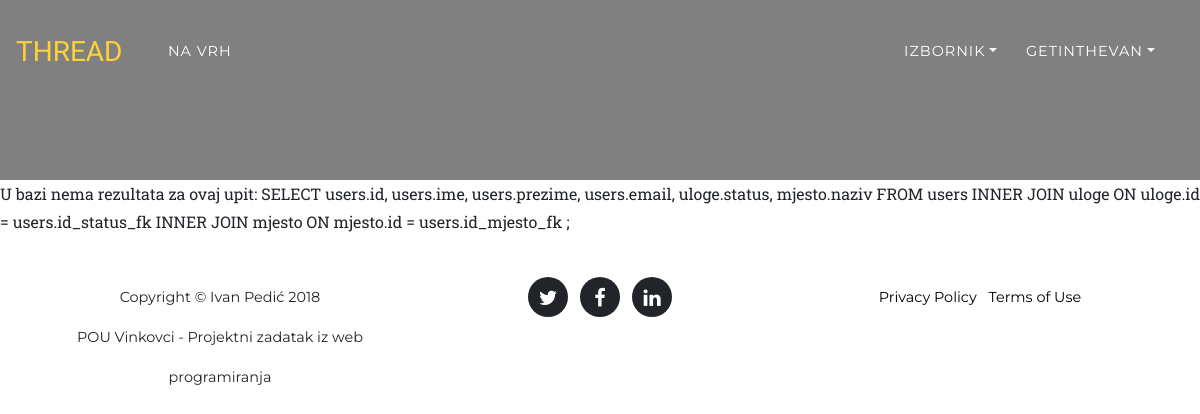
The app's page /php/users.php (signed in), older data.
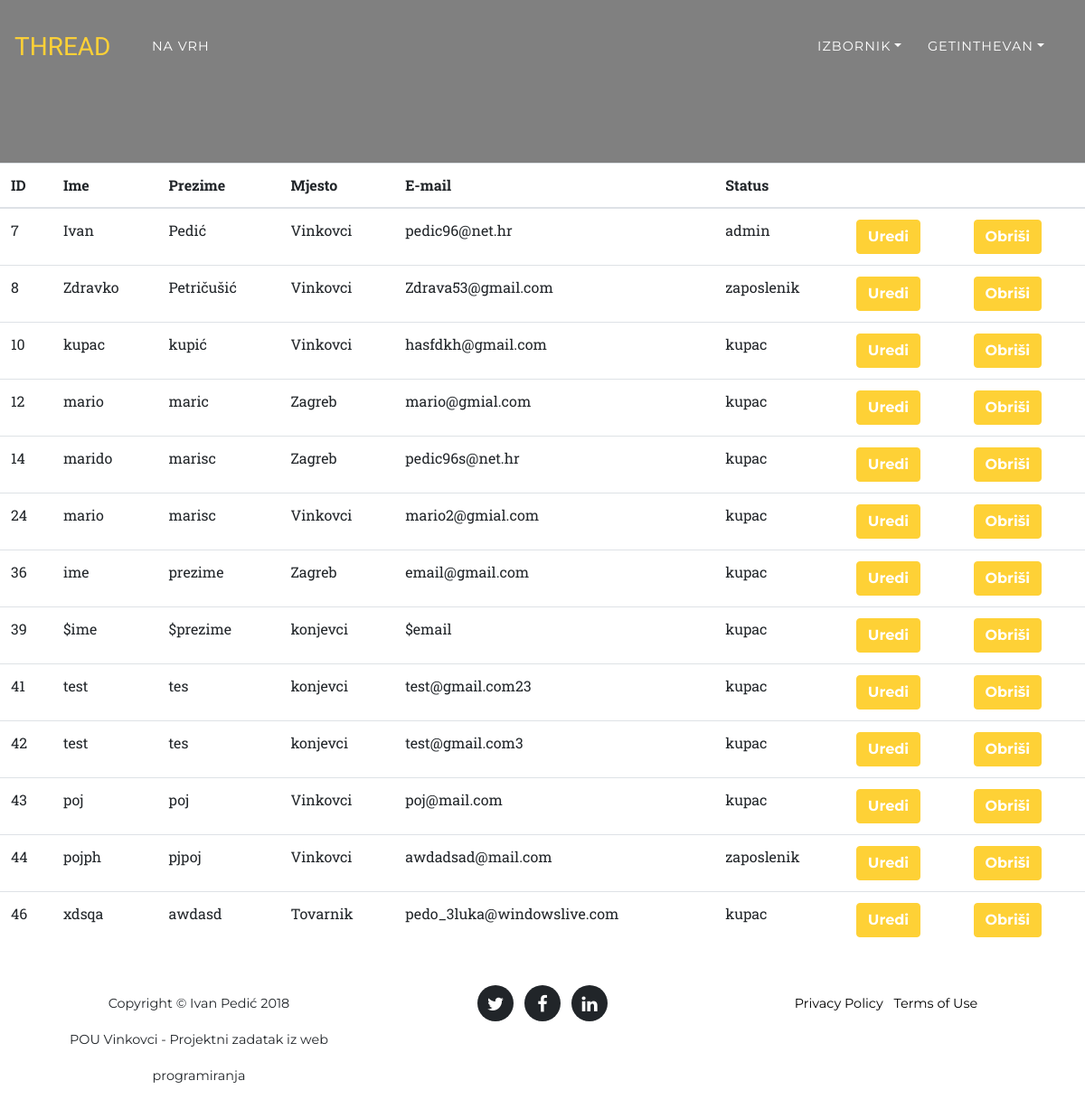
The same page, newer data.
### tables this page shows
CREATE TABLE `users` (
  `id` int(11) NOT NULL,
  `ime` varchar(30) NOT NULL,
  `prezime` varchar(30) NOT NULL,
  `id_mjesto_fk` int(11) NOT NULL,
  `email` varchar(30) NOT NULL,
  `username` varchar(30) NOT NULL,
  `password` varchar(50) NOT NULL,
  `id_status_fk` int(11) NOT NULL
);

CREATE TABLE `mjesto` (
  `id` int(11) NOT NULL,
  `naziv` varchar(30) NOT NULL,
  `pbr` varchar(30) NOT NULL
);

CREATE TABLE `uloge` (
  `id` int(11) NOT NULL,
  `status` varchar(30) NOT NULL
);

### php/users.php (the view, shortened to what this page needs)
<?php
$con = spajanje();
if($_SESSION['uloga'] !== "1"){
	die('<div class="alert" style="background:yellow;">
	<a href="index.php" class="close" data-dismiss="alert" aria-label="close">
	&times;
	</a>
	<strong>Nemate ovlasti za pristup ovoj stranici!</strong>
	</div>');
}
else{
$sql = "SELECT users.id, users.ime, users.prezime, users.email, uloge.status, mjesto.naziv
		FROM users
		INNER JOIN uloge ON uloge.id = users.id_status_fk
		INNER JOIN mjesto ON mjesto.id = users.id_mjesto_fk ;";
$result = mysqli_query($con, $sql);
require_once "includes/header_projekt.php";
if (mysqli_num_rows($result)>0){
	echo '
	<table id = "table" class="table table-hover">
		<thead>
			<tr>
				<th>ID</th>
				<th>Ime</th>
				<th>Prezime</th>
				<th>Mjesto</th>
				<th>E-mail</th>
                <th>Status</th>
				<th></th>
				<th></th>
			</tr>
		</thead>
		<tbody>';
	while($user = mysqli_fetch_assoc($result)){
		echo "
			<tr>
				<td>".$user['id']."</td>
				<td>".$user['ime']."</td>
				<td>".$user['prezime']."</td>
				<td>".$user['naziv']."</td>
				<td>".$user['email']."</td>
				<td>".$user['status']."</td>
				<td>
					<a href='user.php?id=".$user["id"]."'><button class = 'btn btn-primary' value = 'uredi' name='uredi' id='uredi''>Uredi</button></a>
				</td>
				<td>
					<a href='users.php?obrisi=true&id=".$user['id']."' onclick='return confirm(\"Jeste li sigurni da zelite obrisati korisnika?\")'>
                        <button class = 'btn btn-primary' value = 'obrisi' name='obrisi' id='obrisi'>Obriši</button>
                    </a>
				</td>
			</tr>";
	}
	echo "</tbody></table>";
}
else {
	echo "<p>U bazi nema rezultata za ovaj upit: $sql </p>";
}
}
require "includes/footer_projekt.php";
?>

### php/includes/header_projekt.php (shortened to what this page needs)
<!DOCTYPE html>
<html lang="en">
  <head>
    <link href="https://stackpath.bootstrapcdn.com/bootstrap/4.1.3/css/bootstrap.min.css" rel="stylesheet">
    <link href="../bootstrap/vendor/font-awesome/css/font-awesome.min.css" rel="stylesheet" type="text/css">
    <link href="../bootstrap/css/agency.css" rel="stylesheet" type = "text/css">
	<link rel="stylesheet" href="https://cdn.datatables.net/1.10.19/css/jquery.dataTables.min.css">
	  </head>
    <body id="page-top" name = "top">
<?php
if(isset($_SESSION['login']) and $_SESSION['login'] == true){
    if($_SESSION['uloga'] == "3"){
  echo '
<nav class="navbar navbar-expand-lg navbar-dark fixed-top" id="mainNav" class="navbar-header"><a href="index.php" class="navbar-brand">THREAD</a>
      <div class="container">
		<ul class = "navbar-nav nav navbar-left text-uppercase ml-auto">
			<li class = "nav-item">
				<a class = "nav-link js-scroll-trigger" href = "index.php #top" for = "top">na vrh</a>
			</li>
		</ul>
        <button class="navbar-toggler navbar-toggler-right" type="button" data-toggle="collapse" data-target="#navbarResponsive" aria-controls="navbarResponsive" aria-expanded="false" aria-label="Toggle navigation">
          Menu
          <i class="fa fa-bars"></i>
        </button>
        <div class="collapse navbar-collapse" id="navbarResponsive">
          <ul class="navbar-nav text-uppercase ml-auto">
            <li class="dropdown nav-item">
				<a href="#" class="dropdown-toggle nav-link" data-toggle="dropdown">'.$_SESSION["username"].'</a>
				<ul class  ="dropdown-menu"  >
					<li><a class = "nav-link" style = "color:black; font-weight:bold;" href="cpu.php">Cpu</a></li>
					<li><a class = "nav-link" style = "color:black; font-weight:bold;" href="maticna_ploca.php">Matična ploča</a></li>
					<li><a class = "nav-link" style = "color:black; font-weight:bold;" href="napajanje.php">Napajanje</a></li>
					<li><a class = "nav-link" style = "color:black; font-weight:bold;" href="graficka_kartica.php">Grafička kartica</a></li>
					<li><a class = "nav-link" style = "color:black; font-weight:bold;" href="hdd.php">Tvrdi disk</a></li>
					<li><a class = "nav-link" style = "color:black; font-weight:bold;" href="ssd.php">SSD</a></li>
					<li><a class = "nav-link" style = "color:black; font-weight:bold;" href="memorija.php">Memorija</a></li>
				</ul>
			</li>
			<li class="nav-item">
              <a class="nav-link js-scroll-trigger" for = "akcije" href="komponenta_proba.php">Akcije</a>
            </li>
			 <li class="nav-item">
              <a class="nav-link js-scroll-trigger" for ="servisi" href="#servisi">Servisi</a>
            </li>
            <li class="nav-item">
              <a class="nav-link js-scroll-trigger" href="#about" for = "about">O nama</a>
            </li>
            <li class="nav-item">
              <a class="nav-link js-scroll-trigger" href="#contact" for = "contact">Kontakt</a>
            </li>
			<li class="nav-item">
              <a class="nav-link js-scroll-trigger" href="odjava.php" for = "odjava">Odjava</a>
            </li>
          </ul>
        </div>
      </div>
    </nav>
   <header class="masthead">
      <div class="container">
        <div class="intro-text">
	 </div>
      </div>
    </header>';
	}
  else if($_SESSION['uloga'] == "1"){
  echo '
<nav class="navbar navbar-expand-lg navbar-dark fixed-top" id="mainNav" class="navbar-header"><a href="index.php" class="navbar-brand">THREAD</a>
      <div class="container">
		<ul class = "navbar-nav nav navbar-left text-uppercase ml-auto">
			<li class = "nav-item">
				<a class = "nav-link js-scroll-trigger" href = "index.php#top" for = "top">Na vrh</a>
			</li>
		</ul>
        <button class="navbar-toggler navbar-toggler-right" type="button" data-toggle="collapse" data-target="#navbarResponsive" aria-controls="navbarResponsive" aria-expanded="false" aria-label="Toggle navigation">
          Menu
          <i class="fa fa-bars"></i>
        </button>
        <div class="collapse navbar-collapse" id="navbarResponsive">
          <ul class="navbar-nav text-uppercase ml-auto">
            <li class="dropdown nav-item">
				<a href="#" class="dropdown-toggle nav-link" data-toggle="dropdown">Izbornik</a>
				<ul class ="dropdown-menu" >
					<li><a class = "nav-link" style = "color:black; font-weight:bold;" href="user_add.php">dodaj korisnika</a></li>
					<li><a class = "nav-link" style = "color:black; font-weight:bold;" href="users.php">korisnici</a></li>
					<li><a class = "nav-link" style = "color:black; font-weight:bold;" href="dodaj_komponente.php">dodaj komponente</a></li>
					<li><a class = "nav-link" style = "color:black; font-weight:bold;" href="komponente.php">Popis komponenti</a></li>
					<li><a class = "nav-link" style = "color:black; font-weight:bold;" href="mjesto_add.php">Dodaj mjesto u bazu</a></li>
				</ul>
			</li>
			<li class="dropdown nav-item">
				<a href="#" class="dropdown-toggle nav-link" data-toggle="dropdown">'.$_SESSION["username"].'</a>
				<ul class  ="dropdown-menu"  >
					<li><a class = "nav-link" style = "color:black; font-weight:bold;" href="odjava.php">Odjava</a></li>
				</ul>
			</li>
          </ul>
        </div>
      </div>
    </nav>
   <header class="masthead">
      <div class="container">
        <div class="intro-text">
	</div>
      </div>
    </header>';
	}
	}
	?>

### php/includes/footer_projekt.php (shortened to what this page needs)
    <footer>
      <div class="container">
        <div class="row">
          <div class="col-md-4">
            <span class="copyright">Copyright &copy; Ivan Pedić 2018 </br>POU
Vinkovci - Projektni zadatak iz web programiranja</span>
          </div>
          <div class="col-md-4">
            <ul class="list-inline social-buttons">
              <li class="list-inline-item">
                <a target="_blank" rel="noopener noreferrer" href="https://twitter.com/">
                  <i class="fa fa-twitter"></i>
                </a>
              </li>
              <li class="list-inline-item">
                <a target="_blank" rel="noopener noreferrer" href="https://www.facebook.com/">
                  <i class="fa fa-facebook"></i>
                </a>
              </li>
              <li class="list-inline-item">
                <a target="_blank" rel="noopener noreferrer" href="https://www.linkedin.com/">
                  <i class="fa fa-linkedin"></i>
                </a>
              </li>
            </ul>
          </div>
          <div class="col-md-4">
            <ul class="list-inline quicklinks">
              <li class="list-inline-item">
                <a href="#" style="color:black;" >Privacy Policy</a>
              </li>
              <li class="list-inline-item">
                <a href="#"style="color:black;">Terms of Use</a>
              </li>
            </ul>
          </div>
        </div>
      </div>
    </footer>
  </body>
</html>

Row changes from the older to the newer data that the page shows:
now on this page (row edited): users: id "7", ime "Ivan", prezime "Pedić", id_mjesto_fk.naziv "Vinkovci", email "pedic96@net.hr", id_status_fk.status "admin"
now on this page (row edited): users: id "8", ime "Zdravko", prezime "Petričušić", id_mjesto_fk.naziv "Vinkovci", email "Zdrava53@gmail.com", id_status_fk.status "zaposlenik"
now on this page (row edited): users: id "10", ime "kupac", prezime "kupić", id_mjesto_fk.naziv "Vinkovci", email "hasfdkh@gmail.com", id_status_fk.status "kupac"
added users: id "12", ime "mario", prezime "maric", id_mjesto_fk.naziv "Zagreb", email "mario@gmial.com", id_status_fk.status "kupac"
added users: id "14", ime "marido", prezime "marisc", id_mjesto_fk.naziv "Zagreb", email "pedic96s@net.hr", id_status_fk.status "kupac"
added users: id "24", ime "mario", prezime "marisc", id_mjesto_fk.naziv "Vinkovci", email "mario2@gmial.com", id_status_fk.status "kupac"
added users: id "36", ime "ime", prezime "prezime", id_mjesto_fk.naziv "Zagreb", email "email@gmail.com", id_status_fk.status "kupac"
added users: id "39", ime "$ime", prezime "$prezime", id_mjesto_fk.naziv "konjevci", email "$email", id_status_fk.status "kupac"
added users: id "41", ime "test", prezime "tes", id_mjesto_fk.naziv "konjevci", email "test@gmail.com23", id_status_fk.status "kupac"
added users: id "42", ime "test", prezime "tes", id_mjesto_fk.naziv "konjevci", email "test@gmail.com3", id_status_fk.status "kupac"
added users: id "43", ime "poj", prezime "poj", id_mjesto_fk.naziv "Vinkovci", email "poj@mail.com", id_status_fk.status "kupac"
added users: id "44", ime "pojph", prezime "pjpoj", id_mjesto_fk.naziv "Vinkovci", email "awdadsad@mail.com", id_status_fk.status "zaposlenik"
added users: id "46", ime "xdsqa", prezime "awdasd", id_mjesto_fk.naziv "Tovarnik", email "pedo_3luka@windowslive.com", id_status_fk.status "kupac"
Text that changed along with them:
$sql: "SELECT users.id, users.ime, users.prezime, users.email, uloge.status, mjesto.naziv FROM users INNER JOIN uloge ON uloge.id = users.id_status_fk INNER JOIN mjesto ON mjesto.id = users.id_mjesto_fk ;" → (not shown)
text no longer shown: "U bazi nema rezultata za ovaj upit:"
text now shown: "ID Ime Prezime Mjesto E-mail Status"
